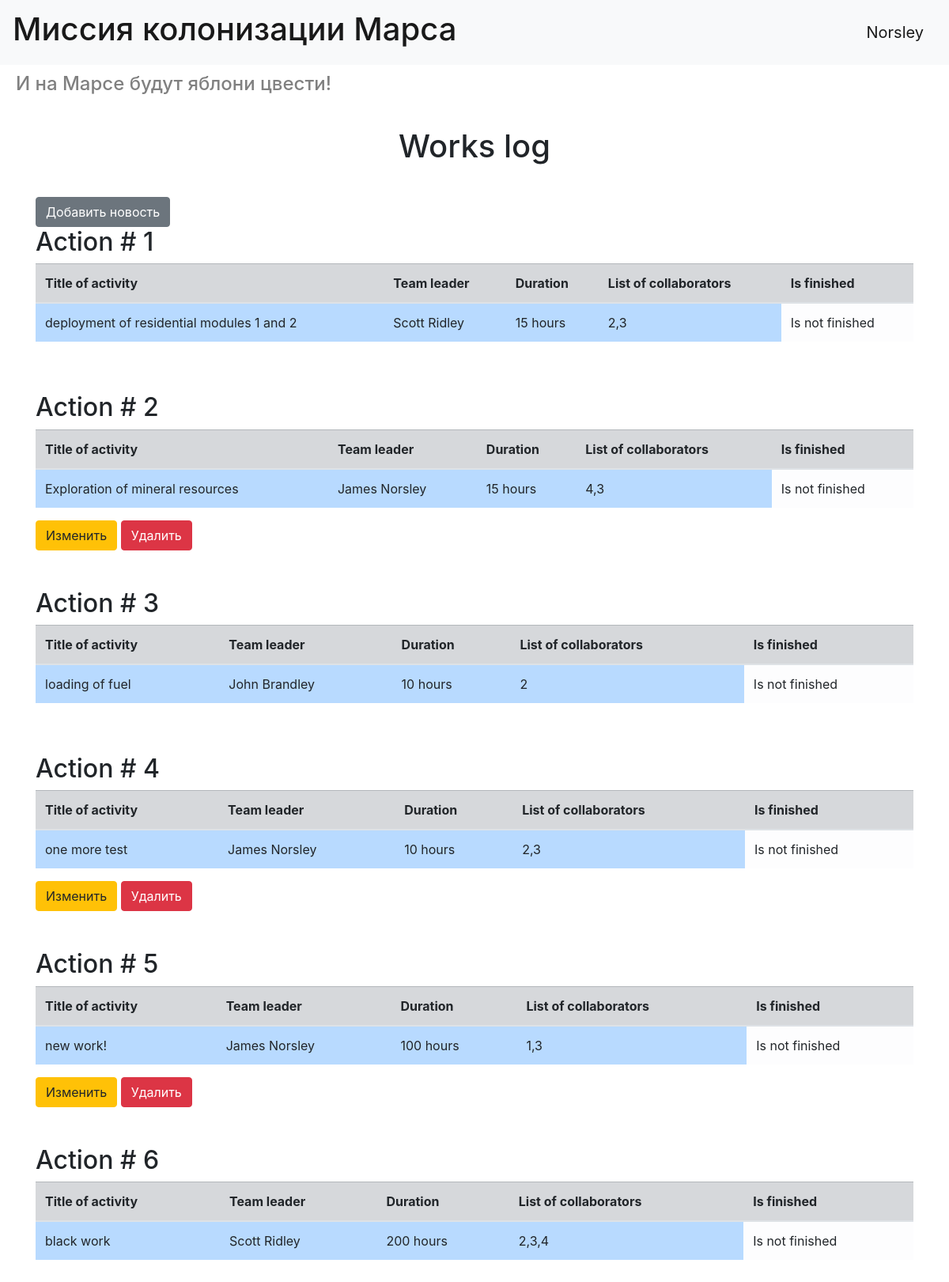
/ (signed in), run on the app's committed database.
### data/users.py (models this page shows, shortened)
class User(SqlAlchemyBase, UserMixin, SerializerMixin):
    __tablename__ = 'users'
    id = sqlalchemy.Column(sqlalchemy.Integer, primary_key=True, autoincrement=True)
    name = sqlalchemy.Column(sqlalchemy.String, nullable=True)
    surname = sqlalchemy.Column(sqlalchemy.String, nullable=True)
    age = sqlalchemy.Column(sqlalchemy.Integer, nullable=True)
    position = sqlalchemy.Column(sqlalchemy.String, nullable=True)
    speciality = sqlalchemy.Column(sqlalchemy.String, nullable=True)
    address = sqlalchemy.Column(sqlalchemy.String, nullable=True)
    email = sqlalchemy.Column(sqlalchemy.String, index=True, unique=True, nullable=False)
    hashed_password = sqlalchemy.Column(sqlalchemy.String, nullable=True)
    created_date = sqlalchemy.Column(sqlalchemy.DateTime, default=datetime.datetime.now)
    jobs = orm.relationship("Jobs", back_populates='user')
    departments = orm.relationship('Department', back_populates='user')

### data/jobs.py (models this page shows, shortened)
class Jobs(SqlAlchemyBase, SerializerMixin):
    __tablename__ = 'jobs'
    id = sqlalchemy.Column(sqlalchemy.Integer, primary_key=True, autoincrement=True)
    team_leader = sqlalchemy.Column(sqlalchemy.Integer, sqlalchemy.ForeignKey('users.id'))
    creater = sqlalchemy.Column(sqlalchemy.String)
    job = sqlalchemy.Column(sqlalchemy.String, nullable=True)
    work_size = sqlalchemy.Column(sqlalchemy.Integer, nullable=True)
    collaborators = sqlalchemy.Column(sqlalchemy.String, nullable=True)
    start_date = sqlalchemy.Column(sqlalchemy.String, nullable=True)
    end_date = sqlalchemy.Column(sqlalchemy.String, nullable=True)
    is_finished = sqlalchemy.Column(sqlalchemy.Boolean, nullable=True, default=False)
    user = orm.relationship("User")

### main.py (the view)
@app.route('/')
def users():
    db_sess = db_session.create_session()
    lst = [i.id for i in db_sess.query(User).filter(User.position == 'captain')]
    return render_template('index.html', jobs=db_sess.query(Jobs), colonists=db_sess.query(User), captains=lst)

### data/db_session.py (called while the page is built)
def create_session() -> Session:
    global __factory
    return __factory()

### main.py (called while the page is built)
@login_manager.user_loader
def load_user(user_id):
    db_sess = db_session.create_session()
    return db_sess.query(User).get(user_id)

### templates/index.html
{% extends "base.html" %}
{% block content %}
<h1 style="text-align: center; margin: 40px">Works log</h1>
{% if current_user.is_authenticated %}
<a href="/job" class="btn btn-secondary">Добавить новость</a>
{% endif %}
{% for job in jobs %}
<h2>Action # {{job.id}}</h2>
<table class="table">
    <thead>
    <tr class="table-secondary">
        <th>Title of activity</th>
        <th>Team leader</th>
        <th>Duration</th>
        <th>List of collaborators</th>
        <th>Is finished</th>
    </tr>
    </thead>
    <tbody>
    <tr>
        <td class="table-primary">{{job.job}}</td>
        {% for colonist in colonists %}
        {% if colonist.id == job.team_leader%}
        <td class="table-primary">{{colonist.surname}} {{colonist.name}}</td>
        {% endif%}
        {% endfor %}
        <td class="table-primary">{{job.work_size}} hours</td>
        <td class="table-primary">{{job.collaborators}}</td>
        {% if job.is_finished == False%}
        <td class="table-light">Is not finished</td>
        {% else %}
        <td class="table-light">Is finished</td>
        {% endif %}
    </tr>
    </tbody>
</table>
{% if job.team_leader == current_user.id or current_user.id in captains%}
<div>
    <a href="/job/{{ job.id }}" class="btn btn-warning">
        Изменить
    </a>
    <a href="/job_delete/{{ job.id }}" class="btn btn-danger">
        Удалить
    </a>
</div>
{% endif %}
<br>
<br>
{% endfor %}
{% endblock %}

### templates/base.html (shortened to what this page needs)
<!doctype html>
<html lang="en">
<head>
    <link rel="stylesheet"
          href="https://stackpath.bootstrapcdn.com/bootstrap/4.4.1/css/bootstrap.min.css"
>
</head>
<body>
<header>
    <nav class="navbar navbar-light bg-light">
        <a class="navbar-brand" href="#"><h1>Миссия колонизации Марса</h1></a>
        {% if current_user.is_authenticated %}
        <a class="navbar-brand" href="/logout">{{ current_user.name }}</a>
        {% else %}
        <p>
            <a class="btn btn-primary " href="/register">Зарегистрироваться</a>
            <a class="btn btn-success" href="/login">Войти</a>
        </p>
        {% endif %}
    </nav>
    <div>
        <h4 style="color: gray; margin: 10px 10px 10px 20px;">И на Марсе будут яблони цвести!</h4>
    </div>
</header>
<main role="main" class="container">
    {% block content %}{% endblock %}
</main>
</body>
</html>

### data on the page
User: name "Norsley", surname "James"
Jobs: id "1", job "deployment of residential modules 1 and 2", work_size "15", collaborators "2,3", is_finished "Is not finished"
User: surname "Scott", name "Ridley"
Jobs: id "2", job "Exploration of mineral resources", work_size "15", collaborators "4,3", is_finished "Is not finished"
Jobs: id "3", job "loading of fuel", work_size "10", collaborators "2", is_finished "Is not finished"
User: surname "John", name "Brandley"
Jobs: id "4", job "one more test", work_size "10", collaborators "2,3", is_finished "Is not finished"
Jobs: id "5", job "new work!", work_size "100", collaborators "1,3", is_finished "Is not finished"
Jobs: id "6", job "black work", work_size "200", collaborators "2,3,4", is_finished "Is not finished"
